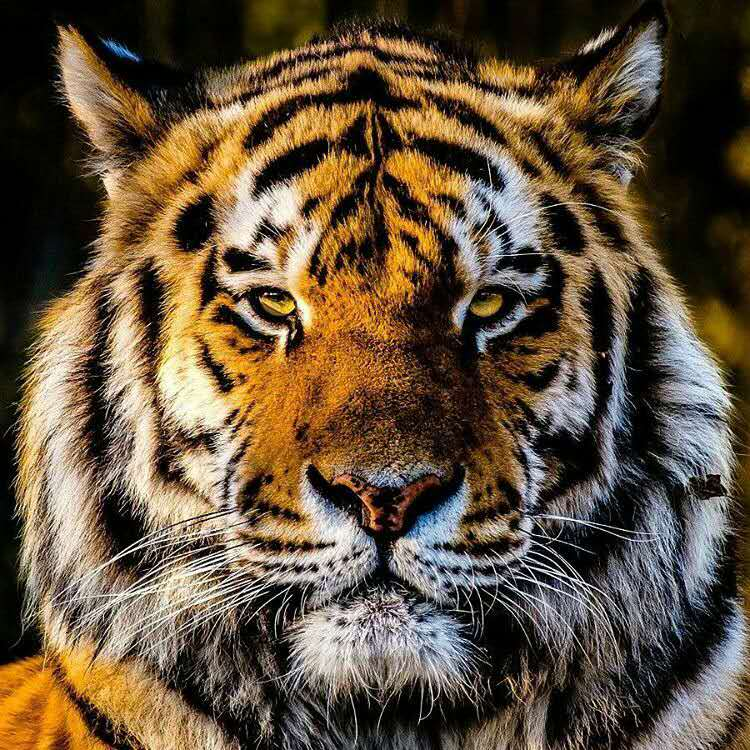
//> input picture 11172020_CannyEdgeDetection/vc15-3.2/OpenCVExample/image01.JPG, 750 x 750 px
$ ./OpenCVExample   (built with g++ and OpenCV 4)
//> lines starting //> are read from the running program, lines starting //| are printed output that depends on the picture; after the words box and inside, x2 and y2 are one past the last pixel; in counts of white or black regions, pixels touching at a corner belong together
#include "opencv2/imgproc/imgproc.hpp"
#include "opencv2/highgui/highgui.hpp"

#include <stdio.h>
#include <iostream>

using namespace cv;
using namespace std;
#define NORMAL_HT

int edgeThreshold = 100;
Mat image, gray, edge, cedge; //cedge is "colored edge", edge is "grayscale edge"
//Mat here represents image, an image is a matrix of pixel color intensity

// define a trackbar callback
static void onTrackbar(int, void*)
{
	//blur grayscale image to edge image with a 5*5 matrix
	blur(gray, edge, Size(5, 5));

	//run the edge detector on grayscale
	//Canny Edge Detector: upper threshold is 2*threshold, lower threshold is threshold
	Canny(edge, edge, edgeThreshold, edgeThreshold * 2, 3);

	//set the scalar of colored edge matrix into 0
	cedge = Scalar::all(0);
	//used filtered edge as mask to copy edge data into cedge, and get a colored edge image
	image.copyTo(cedge, edge);

	imshow("Edge map", cedge);
	imshow("Grayscale Edge map", edge);
}

int main(int argc, char** argv)
{
	//if got the input of 2 strings, the filename is the 2nd input string
	//otherwise, the default file name is "image01.jpg"
	string filename = "image01.jpg";
	if (argc == 2) {
		filename = argv[1];
	}

	//load the image with the filename into image
	//the second parameter is "is a colored image?"
	image = imread(filename, 1);
//> image is the input picture: 750 rows x 750 cols, CV_8UC3; mean B, G, R 62.5, 82.8, 99.8

	//if that image doesn't exist, return error
	if (image.empty())
	{
		printf("Cannot read image file: %s\n", filename.c_str());
		return -1;
	}

	//create a colored edge matrix with the size and type of the image
	cedge.create(image.size(), image.type());
	//convert image to grayscale image
	cvtColor(image, gray, COLOR_BGR2GRAY);
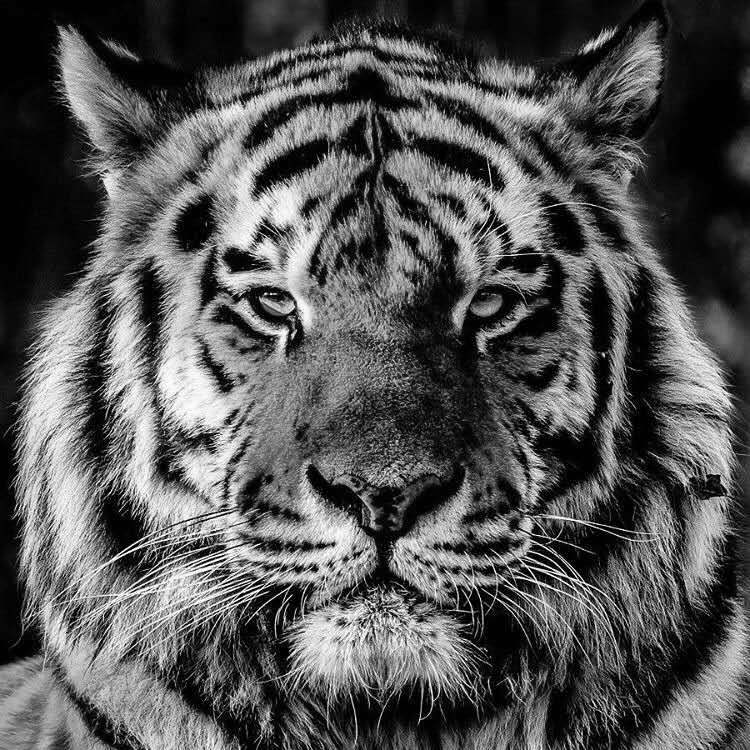
//> gray: 750 rows x 750 cols, CV_8UC1; min 0, max 255, mean 85.6

	// create a window of the edge map
	namedWindow("Edge map", 1);

	// create a trackbar
	createTrackbar("Canny threshold", "Edge map", &edgeThreshold, 200, onTrackbar);

	onTrackbar(0, 0);
//> in onTrackbar, `blur(gray, edge, Size(5, 5));`:
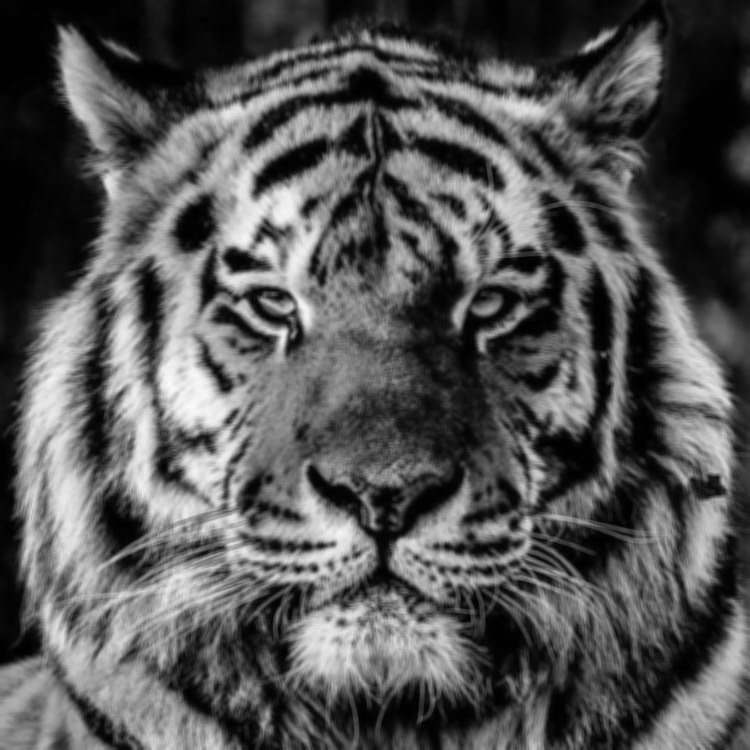
//> edge: 750 rows x 750 cols, CV_8UC1; min 0, max 249, mean 85.6
//> in onTrackbar, `Canny(edge, edge, edgeThreshold, edgeThreshold * 2, 3);`:
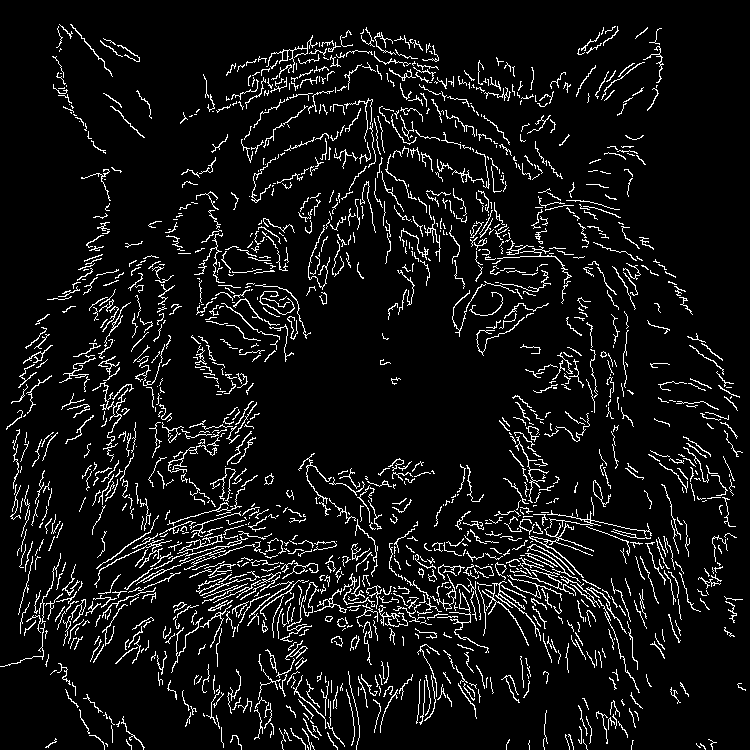
//> edge: 750 rows x 750 cols, CV_8UC1; 7.5% white in thin lines or dots
//> in onTrackbar, `image.copyTo(cedge, edge);`:
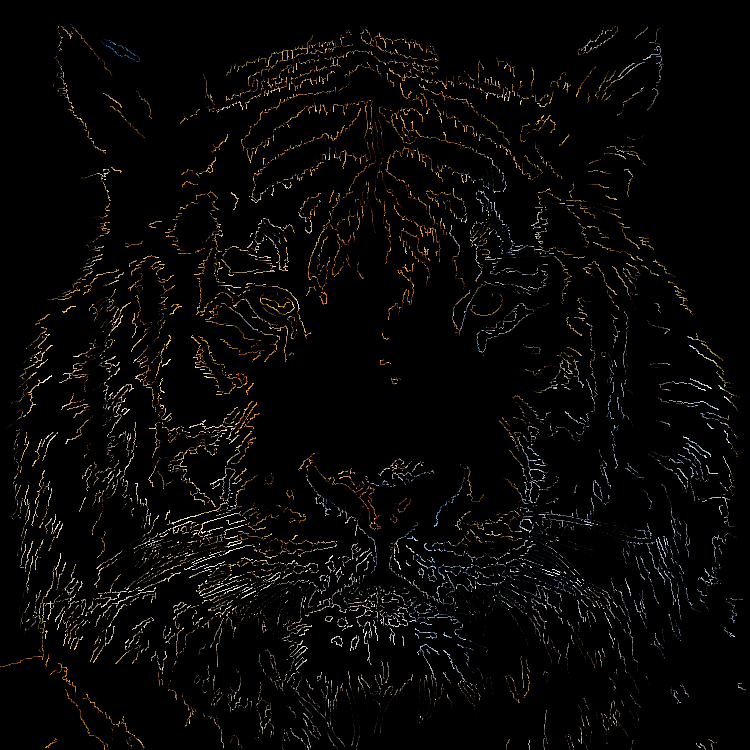
//> cedge: 750 rows x 750 cols, CV_8UC3; mean B, G, R 5.8, 6.9, 8.1

	waitKey(0);

	return 0;
}

$ run again, with 11172020_CannyEdgeDetection/vc15-3.2/OpenCVExample/image02.JPG copied over 11172020_CannyEdgeDetection/vc15-3.2/OpenCVExample/image01.JPG
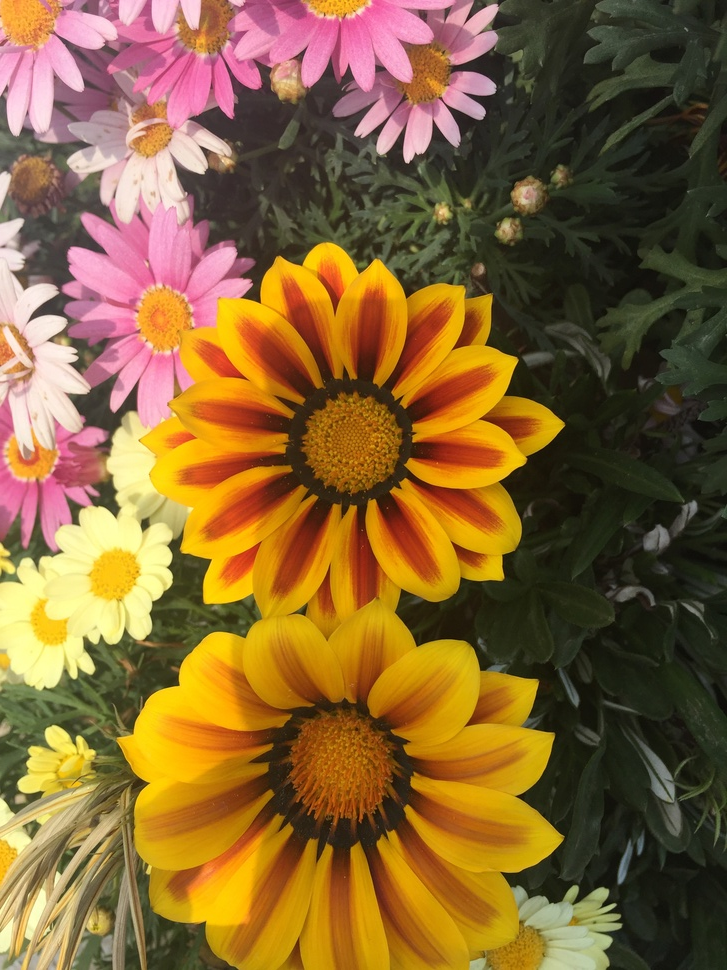
//> input picture 11172020_CannyEdgeDetection/vc15-3.2/OpenCVExample/image02.JPG, 727 x 970 px, shrunk from 2448 x 3264 before the run
//> image is the input picture: 970 rows x 727 cols, CV_8UC3; mean B, G, R 53, 100.5, 134.8
//> in onTrackbar, `Canny(edge, edge, edgeThreshold, edgeThreshold * 2, 3);`:
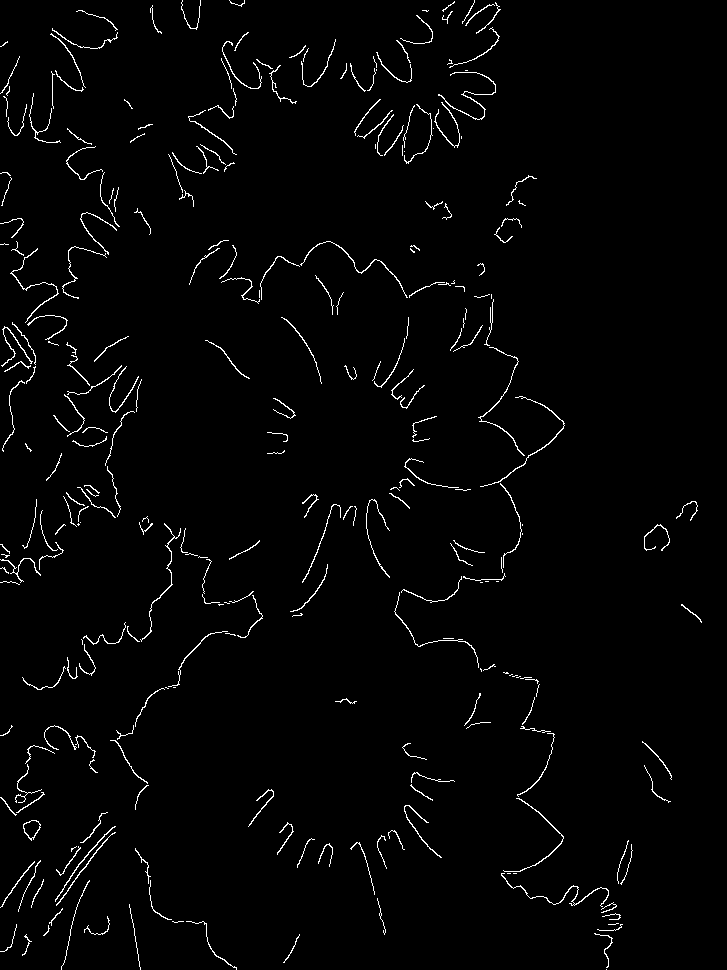
//> edge: 970 rows x 727 cols, CV_8UC1; 2% white in thin lines or dots
//> in onTrackbar, `image.copyTo(cedge, edge);`:
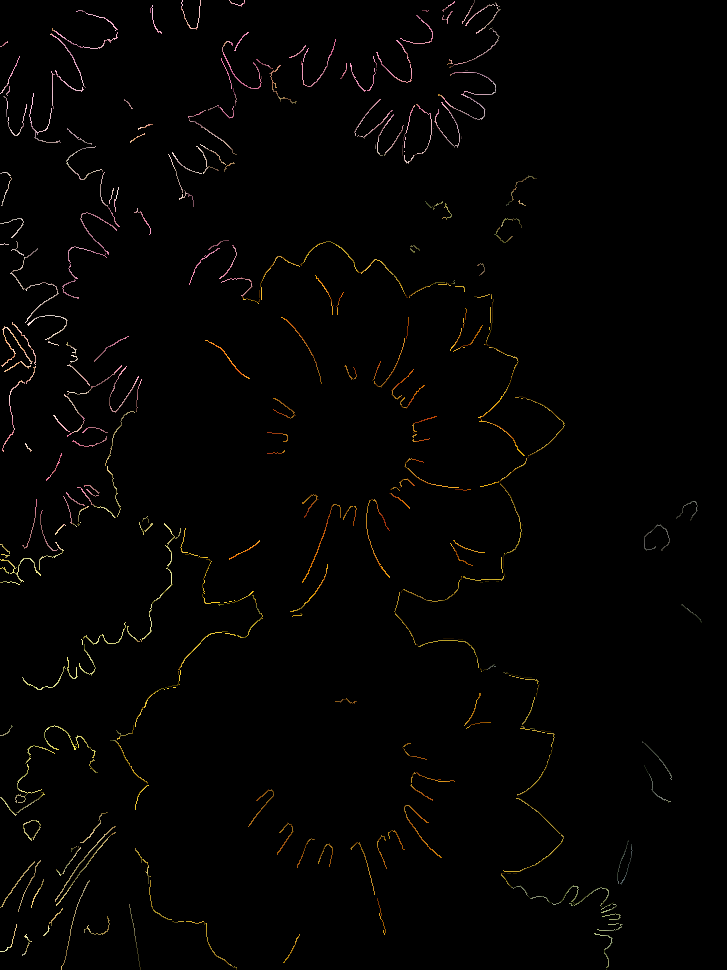
//> cedge: 970 rows x 727 cols, CV_8UC3; mean B, G, R 1.7, 2.6, 3.3

$ run again, with 11172020_CannyEdgeDetection/vc15-3.2/OpenCVExample/image04.JPG copied over 11172020_CannyEdgeDetection/vc15-3.2/OpenCVExample/image01.JPG
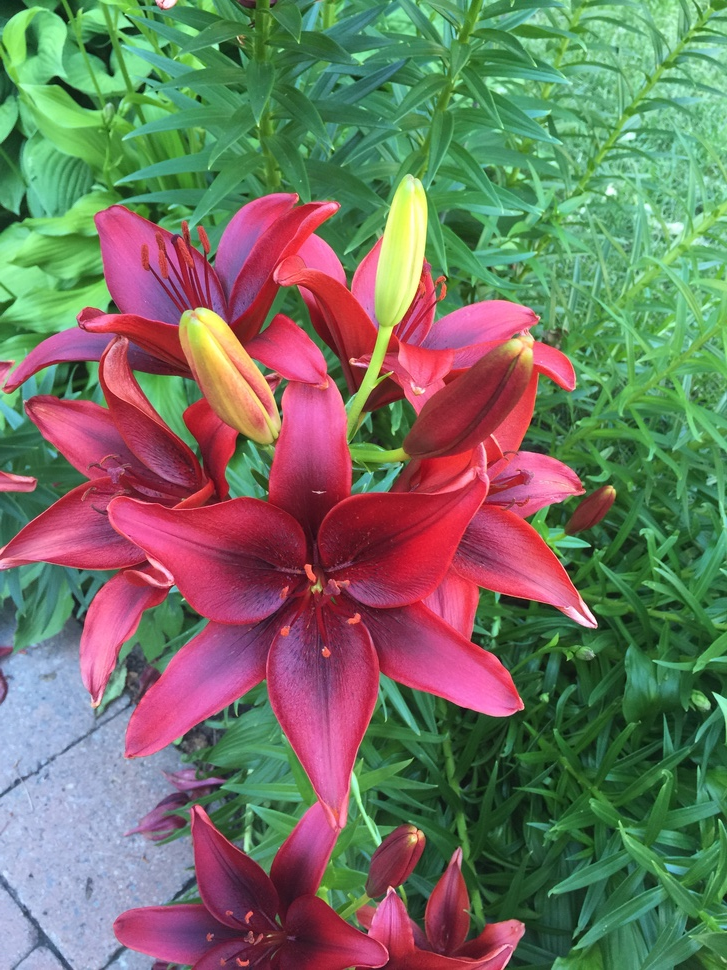
//> input picture 11172020_CannyEdgeDetection/vc15-3.2/OpenCVExample/image04.JPG, 727 x 970 px, shrunk from 2448 x 3264 before the run
//> image is the input picture: 970 rows x 727 cols, CV_8UC3; mean B, G, R 99.1, 116.7, 116.8
//> in onTrackbar, `Canny(edge, edge, edgeThreshold, edgeThreshold * 2, 3);`:
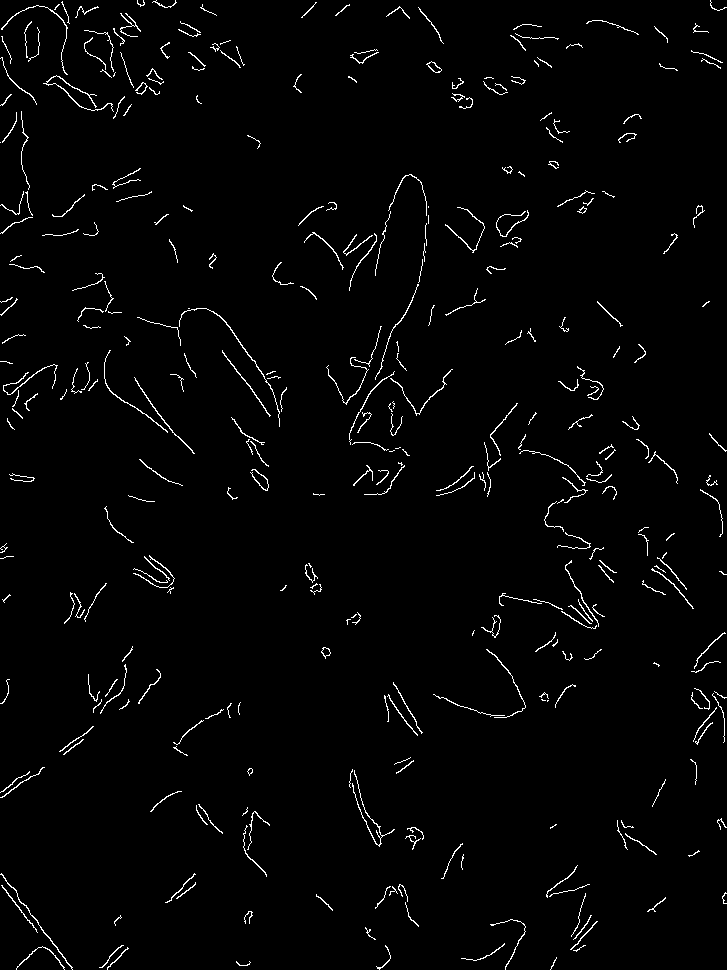
//> edge: 970 rows x 727 cols, CV_8UC1; 2% white in thin lines or dots
//> in onTrackbar, `image.copyTo(cedge, edge);`:
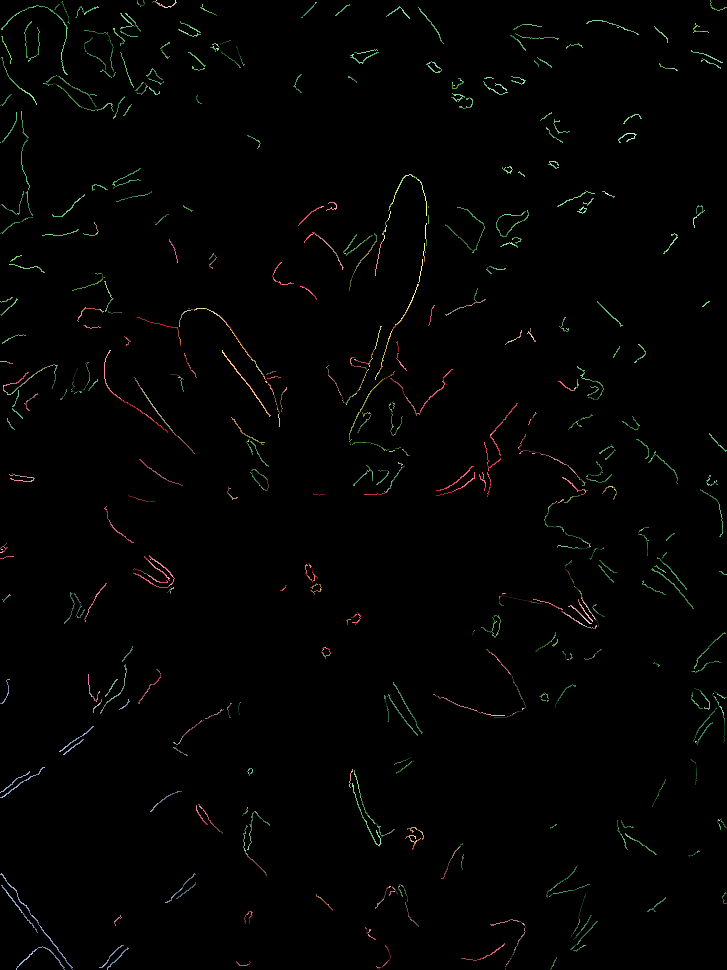
//> cedge: 970 rows x 727 cols, CV_8UC3; mean B, G, R 2, 2.6, 2.3
